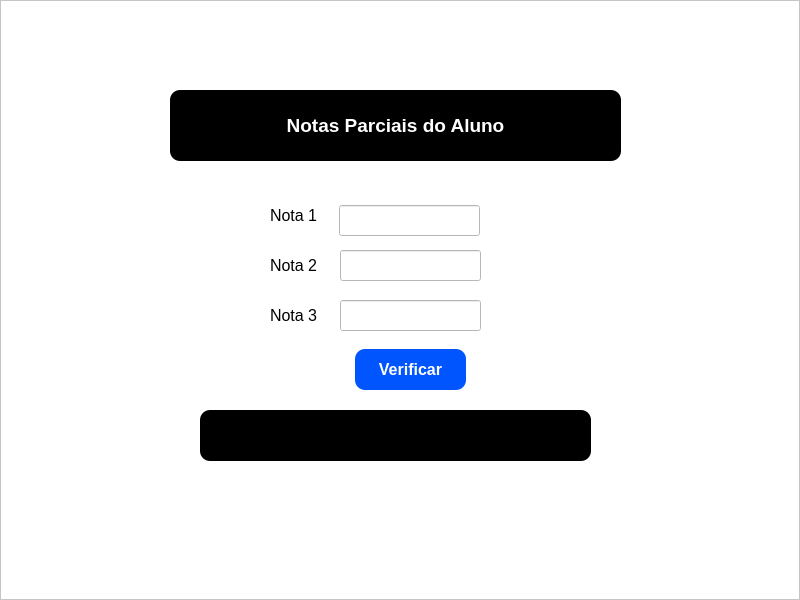
<?xml version="1.0" encoding="UTF-8"?>
<ui version="4.0">
 <class>MainWindow</class>
 <widget class="QMainWindow" name="MainWindow">
  <property name="geometry">
   <rect>
    <x>0</x>
    <y>0</y>
    <width>800</width>
    <height>600</height>
   </rect>
  </property>
  <property name="windowTitle">
   <string>MainWindow</string>
  </property>
  <widget class="QWidget" name="centralwidget">
   <layout class="QHBoxLayout" name="horizontalLayout">
    <property name="spacing">
     <number>0</number>
    </property>
    <property name="leftMargin">
     <number>0</number>
    </property>
    <property name="topMargin">
     <number>0</number>
    </property>
    <property name="rightMargin">
     <number>0</number>
    </property>
    <property name="bottomMargin">
     <number>0</number>
    </property>
    <item>
     <widget class="QFrame" name="frame">
      <property name="styleSheet">
       <string notr="true">background-color: #FFF;</string>
      </property>
      <property name="frameShape">
       <enum>QFrame::StyledPanel</enum>
      </property>
      <property name="frameShadow">
       <enum>QFrame::Raised</enum>
      </property>
      <widget class="QLabel" name="label">
       <property name="geometry">
        <rect>
         <x>170</x>
         <y>90</y>
         <width>451</width>
         <height>71</height>
        </rect>
       </property>
       <property name="font">
        <font>
         <family>Arial</family>
         <pointsize>14</pointsize>
         <weight>75</weight>
         <bold>true</bold>
        </font>
       </property>
       <property name="styleSheet">
        <string notr="true">background-color: #000;
color: #FFF;
border-radius: 10px;</string>
       </property>
       <property name="text">
        <string>Notas Parciais do Aluno</string>
       </property>
       <property name="alignment">
        <set>Qt::AlignCenter</set>
       </property>
      </widget>
      <widget class="QLabel" name="label_2">
       <property name="geometry">
        <rect>
         <x>270</x>
         <y>200</y>
         <width>61</width>
         <height>31</height>
        </rect>
       </property>
       <property name="font">
        <font>
         <pointsize>12</pointsize>
        </font>
       </property>
       <property name="text">
        <string>Nota 1</string>
       </property>
      </widget>
      <widget class="QLineEdit" name="lineEdit_nota1">
       <property name="geometry">
        <rect>
         <x>339</x>
         <y>205</y>
         <width>141</width>
         <height>31</height>
        </rect>
       </property>
      </widget>
      <widget class="QLabel" name="label_verificar">
       <property name="geometry">
        <rect>
         <x>200</x>
         <y>410</y>
         <width>391</width>
         <height>51</height>
        </rect>
       </property>
       <property name="font">
        <font>
         <family>Arial</family>
         <pointsize>12</pointsize>
         <weight>75</weight>
         <bold>true</bold>
        </font>
       </property>
       <property name="styleSheet">
        <string notr="true">background-color: #000;
color: #FFF;
border-radius: 10px;</string>
       </property>
       <property name="text">
        <string/>
       </property>
       <property name="alignment">
        <set>Qt::AlignCenter</set>
       </property>
      </widget>
      <widget class="QPushButton" name="pb_verificar">
       <property name="geometry">
        <rect>
         <x>355</x>
         <y>349</y>
         <width>111</width>
         <height>41</height>
        </rect>
       </property>
       <property name="font">
        <font>
         <pointsize>12</pointsize>
         <weight>75</weight>
         <bold>true</bold>
        </font>
       </property>
       <property name="styleSheet">
        <string notr="true">background-color: #0055ff;
color: #FFF;
border-radius: 10px;</string>
       </property>
       <property name="text">
        <string>Verificar</string>
       </property>
      </widget>
      <widget class="QLabel" name="label_3">
       <property name="geometry">
        <rect>
         <x>270</x>
         <y>250</y>
         <width>61</width>
         <height>31</height>
        </rect>
       </property>
       <property name="font">
        <font>
         <pointsize>12</pointsize>
        </font>
       </property>
       <property name="text">
        <string>Nota 2</string>
       </property>
      </widget>
      <widget class="QLineEdit" name="lineEdit_nota2">
       <property name="geometry">
        <rect>
         <x>340</x>
         <y>250</y>
         <width>141</width>
         <height>31</height>
        </rect>
       </property>
      </widget>
      <widget class="QLabel" name="label_4">
       <property name="geometry">
        <rect>
         <x>270</x>
         <y>300</y>
         <width>61</width>
         <height>31</height>
        </rect>
       </property>
       <property name="font">
        <font>
         <pointsize>12</pointsize>
        </font>
       </property>
       <property name="text">
        <string>Nota 3</string>
       </property>
      </widget>
      <widget class="QLineEdit" name="lineEdit_nota3">
       <property name="geometry">
        <rect>
         <x>340</x>
         <y>300</y>
         <width>141</width>
         <height>31</height>
        </rect>
       </property>
      </widget>
     </widget>
    </item>
   </layout>
  </widget>
 </widget>
 <resources/>
 <connections/>
</ui>
